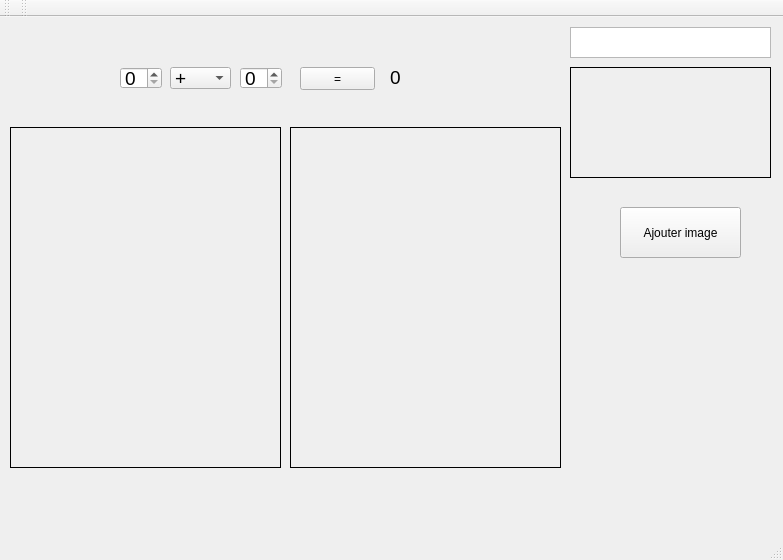
<?xml version="1.0" encoding="UTF-8"?>
<ui version="4.0">
 <class>MainWindow</class>
 <widget class="QMainWindow" name="MainWindow">
  <property name="geometry">
   <rect>
    <x>0</x>
    <y>0</y>
    <width>783</width>
    <height>560</height>
   </rect>
  </property>
  <property name="windowTitle">
   <string>MainWindow</string>
  </property>
  <widget class="QWidget" name="centralWidget">
   <widget class="QSpinBox" name="nb1">
    <property name="geometry">
     <rect>
      <x>120</x>
      <y>50</y>
      <width>42</width>
      <height>22</height>
     </rect>
    </property>
    <property name="font">
     <font>
      <pointsize>14</pointsize>
     </font>
    </property>
   </widget>
   <widget class="QSpinBox" name="nb2">
    <property name="geometry">
     <rect>
      <x>240</x>
      <y>50</y>
      <width>42</width>
      <height>22</height>
     </rect>
    </property>
    <property name="font">
     <font>
      <pointsize>14</pointsize>
     </font>
    </property>
   </widget>
   <widget class="QPushButton" name="calculer">
    <property name="geometry">
     <rect>
      <x>300</x>
      <y>50</y>
      <width>75</width>
      <height>23</height>
     </rect>
    </property>
    <property name="text">
     <string>=</string>
    </property>
   </widget>
   <widget class="QLabel" name="resultat">
    <property name="geometry">
     <rect>
      <x>390</x>
      <y>40</y>
      <width>161</width>
      <height>41</height>
     </rect>
    </property>
    <property name="font">
     <font>
      <pointsize>14</pointsize>
     </font>
    </property>
    <property name="text">
     <string>0</string>
    </property>
   </widget>
   <widget class="QComboBox" name="operateur">
    <property name="geometry">
     <rect>
      <x>170</x>
      <y>50</y>
      <width>61</width>
      <height>22</height>
     </rect>
    </property>
    <property name="font">
     <font>
      <pointsize>14</pointsize>
     </font>
    </property>
    <item>
     <property name="text">
      <string>+</string>
     </property>
    </item>
    <item>
     <property name="text">
      <string>-</string>
     </property>
    </item>
    <item>
     <property name="text">
      <string>/</string>
     </property>
    </item>
    <item>
     <property name="text">
      <string>*</string>
     </property>
    </item>
   </widget>
   <widget class="QLabel" name="disCons">
    <property name="geometry">
     <rect>
      <x>570</x>
      <y>50</y>
      <width>201</width>
      <height>111</height>
     </rect>
    </property>
    <property name="font">
     <font>
      <pointsize>14</pointsize>
     </font>
    </property>
    <property name="autoFillBackground">
     <bool>true</bool>
    </property>
    <property name="frameShape">
     <enum>QFrame::Box</enum>
    </property>
    <property name="text">
     <string>&lt;html&gt;&lt;head/&gt;&lt;body&gt;&lt;p&gt;&lt;br/&gt;&lt;/p&gt;&lt;/body&gt;&lt;/html&gt;</string>
    </property>
   </widget>
   <widget class="QTextEdit" name="consInput">
    <property name="geometry">
     <rect>
      <x>570</x>
      <y>10</y>
      <width>201</width>
      <height>31</height>
     </rect>
    </property>
   </widget>
   <widget class="myLabel" name="imageDis">
    <property name="geometry">
     <rect>
      <x>10</x>
      <y>110</y>
      <width>271</width>
      <height>341</height>
     </rect>
    </property>
    <property name="autoFillBackground">
     <bool>true</bool>
    </property>
    <property name="frameShape">
     <enum>QFrame::Box</enum>
    </property>
    <property name="scaledContents">
     <bool>false</bool>
    </property>
   </widget>
   <widget class="myLabel" name="imageDis_2">
    <property name="geometry">
     <rect>
      <x>290</x>
      <y>110</y>
      <width>271</width>
      <height>341</height>
     </rect>
    </property>
    <property name="autoFillBackground">
     <bool>true</bool>
    </property>
    <property name="frameShape">
     <enum>QFrame::Box</enum>
    </property>
    <property name="scaledContents">
     <bool>false</bool>
    </property>
   </widget>
   <widget class="QPushButton" name="addGirl">
    <property name="geometry">
     <rect>
      <x>620</x>
      <y>190</y>
      <width>121</width>
      <height>51</height>
     </rect>
    </property>
    <property name="text">
     <string>Ajouter image</string>
    </property>
   </widget>
  </widget>
  <widget class="QMenuBar" name="menuBar">
   <property name="geometry">
    <rect>
     <x>0</x>
     <y>0</y>
     <width>783</width>
     <height>21</height>
    </rect>
   </property>
  </widget>
  <widget class="QToolBar" name="mainToolBar">
   <attribute name="toolBarArea">
    <enum>TopToolBarArea</enum>
   </attribute>
   <attribute name="toolBarBreak">
    <bool>false</bool>
   </attribute>
  </widget>
  <widget class="QStatusBar" name="statusBar"/>
  <widget class="QToolBar" name="toolBar">
   <property name="windowTitle">
    <string>toolBar</string>
   </property>
   <attribute name="toolBarArea">
    <enum>TopToolBarArea</enum>
   </attribute>
   <attribute name="toolBarBreak">
    <bool>false</bool>
   </attribute>
  </widget>
 </widget>
 <layoutdefault spacing="6" margin="11"/>
 <customwidgets>
  <customwidget>
   <class>myLabel</class>
   <extends>QLabel</extends>
   <header location="global">clickable_label.h</header>
  </customwidget>
 </customwidgets>
 <resources/>
 <connections/>
</ui>
